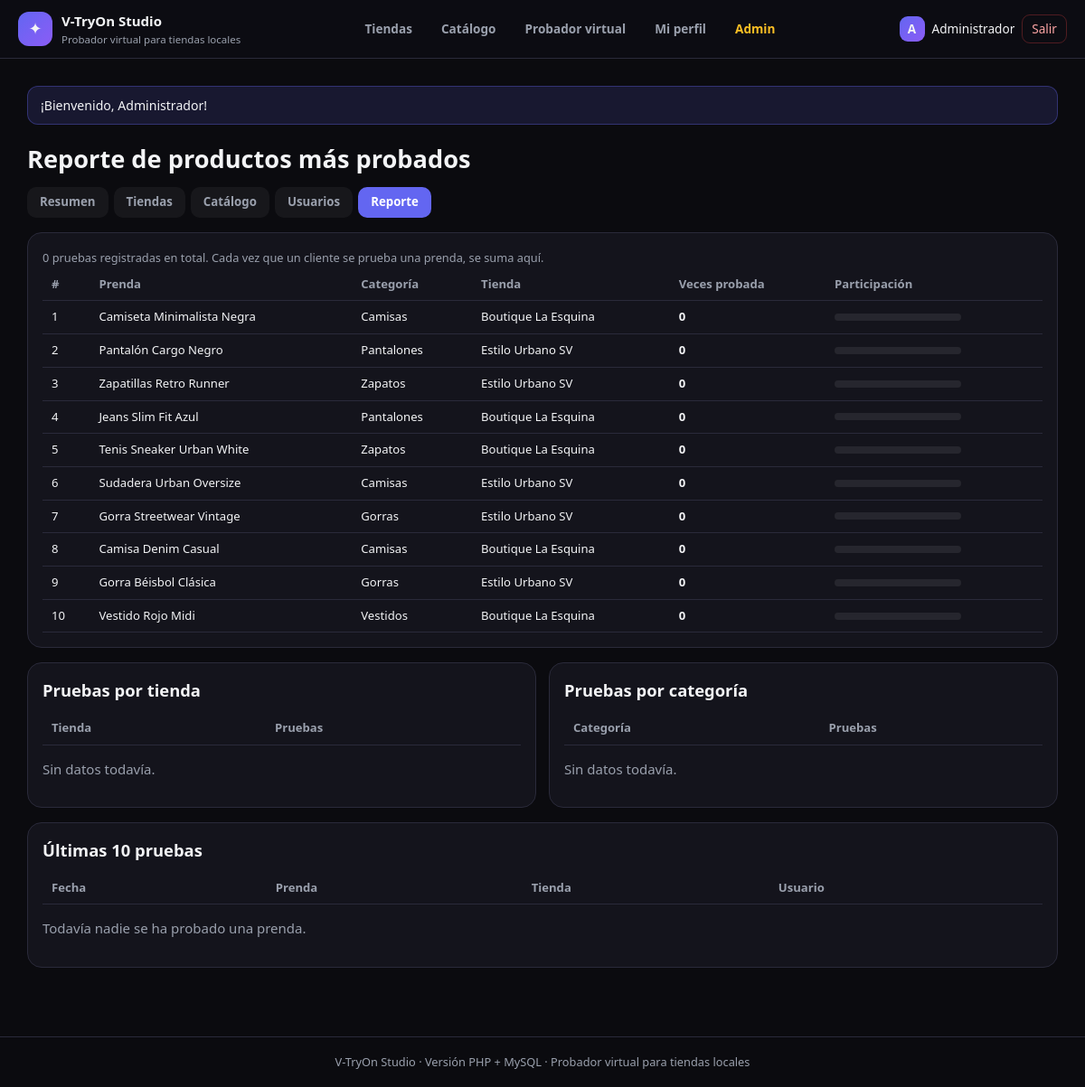
Screenshot of /php/admin/reporte.php (signed in) with the database file from the repository.
### tables this page shows
CREATE TABLE ajustes (
  id                   TINYINT UNSIGNED PRIMARY KEY DEFAULT 1,
  nombre_sitio         VARCHAR(80)  NOT NULL,
  eslogan              VARCHAR(160),
  permitir_registro    BOOLEAN NOT NULL DEFAULT TRUE,
  mostrar_precios      BOOLEAN NOT NULL DEFAULT TRUE,
  ajuste_auto_defecto  BOOLEAN NOT NULL DEFAULT TRUE,
  quitar_fondo_defecto BOOLEAN NOT NULL DEFAULT TRUE,
  fecha_actualizacion  DATETIME NOT NULL DEFAULT CURRENT_TIMESTAMP ON UPDATE CURRENT_TIMESTAMP,
  CONSTRAINT chk_ajustes_unica CHECK (id = 1)
);

CREATE TABLE prendas (
  id                  INT UNSIGNED AUTO_INCREMENT PRIMARY KEY,
  tienda_id           INT UNSIGNED NULL,
  nombre              VARCHAR(120) NOT NULL,
  categoria_id        TINYINT UNSIGNED NOT NULL,
  color               VARCHAR(40)  NOT NULL DEFAULT 'Varios',
  precio              DECIMAL(8,2) NOT NULL DEFAULT 0.00,
  tallas              VARCHAR(40)  NULL,
  existencias         INT UNSIGNED NOT NULL DEFAULT 0,
  imagen              VARCHAR(255) NOT NULL,         
  activa              BOOLEAN      NOT NULL DEFAULT TRUE,
  creado_por          INT UNSIGNED NULL,
  fecha_creacion      DATETIME NOT NULL DEFAULT CURRENT_TIMESTAMP,
  fecha_actualizacion DATETIME NOT NULL DEFAULT CURRENT_TIMESTAMP ON UPDATE CURRENT_TIMESTAMP,
  CONSTRAINT fk_prendas_tienda    FOREIGN KEY (tienda_id)    REFERENCES tiendas(id)   ON DELETE SET NULL,
  CONSTRAINT fk_prendas_categoria FOREIGN KEY (categoria_id) REFERENCES categorias(id),
  CONSTRAINT fk_prendas_creador   FOREIGN KEY (creado_por)   REFERENCES usuarios(id)  ON DELETE SET NULL,
  CONSTRAINT chk_prendas_precio   CHECK (precio >= 0)
);

### php/includes/config.php (called while the page is built, shortened)
<?php
function db(): PDO
{
    static $pdo = null;
    if ($pdo === null) {
        $dsn = 'mysql:host=' . DB_HOST . ';dbname=' . DB_NOMBRE . ';charset=utf8mb4';
        try {
            $pdo = new PDO($dsn, DB_USUARIO, DB_CLAVE, [
                PDO::ATTR_ERRMODE => PDO::ERRMODE_EXCEPTION,
                PDO::ATTR_DEFAULT_FETCH_MODE => PDO::FETCH_ASSOC,
                PDO::ATTR_EMULATE_PREPARES => false,
            ]);
        } catch (PDOException $e) {
            die('<p style="font-family:sans-serif;padding:20px">No se pudo conectar con MySQL. '
                . 'Revisa que XAMPP esté encendido y que hayas importado <b>database/vtryon_db.sql</b>.<br><br>'
                . 'Detalle: ' . htmlspecialchars($e->getMessage()) . '</p>');
        }
    }
    return $pdo;
}
function e(?string $texto): string
{
    return htmlspecialchars((string) $texto, ENT_QUOTES, 'UTF-8');
}
function usuarioActual(): ?array
{
    return $_SESSION['usuario'] ?? null;
}
function esAdmin(): bool
{
    $u = usuarioActual();
    return $u !== null && (int) $u['rol_id'] === 1;
}
function urlBase(): string
{
    $enAdmin = str_contains(str_replace('\\', '/', $_SERVER['SCRIPT_NAME'] ?? ''), '/admin/');
    return $enAdmin ? '../' : '';
}
function ajustes(): array
{
    static $cache = null;
    if ($cache === null) {
        $cache = db()->query('SELECT * FROM ajustes WHERE id = 1')->fetch() ?: [
            'nombre_sitio' => 'V-TryOn Studio',
            'eslogan' => 'Probador virtual para tiendas locales',
            'permitir_registro' => 1,
            'mostrar_precios' => 1,
            'ajuste_auto_defecto' => 1,
            'quitar_fondo_defecto' => 1,
        ];
    }
    return $cache;
}
function mensaje(string $texto = null): ?string
{
    $m = $_SESSION['mensaje'] ?? null;
    return $m;
}

### php/admin/reporte.php (the view, shortened to what this page needs)
<?php
require_once __DIR__ . '/../includes/config.php';
$mas = db()->query('SELECT * FROM vista_mas_probadas')->fetchAll();
$porTienda = db()->query('SELECT * FROM vista_pruebas_por_tienda')->fetchAll();
$porCategoria = db()->query(
    'SELECT c.nombre AS categoria, COUNT(p.id) AS veces
     FROM pruebas p JOIN categorias c ON c.id = p.categoria_id
     GROUP BY c.nombre ORDER BY veces DESC'
)->fetchAll();
$ultimas = db()->query(
    'SELECT pr.fecha, COALESCE(p.nombre, "Prenda eliminada") AS prenda,
            COALESCE(t.nombre, "Sin tienda") AS tienda, COALESCE(us.nombre, "Visitante") AS usuario
     FROM pruebas pr
     LEFT JOIN prendas p ON p.id = pr.prenda_id
     LEFT JOIN tiendas t ON t.id = pr.tienda_id
     LEFT JOIN usuarios us ON us.id = pr.usuario_id
     ORDER BY pr.fecha DESC LIMIT 10'
)->fetchAll();
$maximo = $mas ? max(1, (int) $mas[0]['veces_probada']) : 1;
$total = array_sum(array_map(fn($f) => (int) $f['veces_probada'], $mas));
require_once __DIR__ . '/../includes/header.php';
?>
<h1>Reporte de productos más probados</h1>
<nav class="sub-menu">
  <a href="index.php">Resumen</a>
  <a href="tiendas.php">Tiendas</a>
  <a href="prendas.php">Catálogo</a>
  <a href="usuarios.php">Usuarios</a>
  <a class="activo" href="reporte.php">Reporte</a>
</nav>
<section class="panel">
  <p class="mini"><?= (int) $total ?> pruebas registradas en total. Cada vez que un cliente se prueba una prenda, se suma aquí.</p>
  <table class="tabla">
    <tr><th>#</th><th>Prenda</th><th>Categoría</th><th>Tienda</th><th>Veces probada</th><th>Participación</th></tr>
    <?php foreach ($mas as $i => $m): ?>
      <tr>
        <td><?= $i + 1 ?></td>
        <td><?= e($m['nombre']) ?></td>
        <td><?= e($m['categoria']) ?></td>
        <td><?= e($m['tienda']) ?></td>
        <td><strong><?= (int) $m['veces_probada'] ?></strong></td>
        <td><div class="barra-dato"><span style="width: <?= (int) round(((int) $m['veces_probada'] / $maximo) * 100) ?>%"></span></div></td>
      </tr>
    <?php endforeach; ?>
  </table>
</section>
<div class="dos-columnas">
  <section class="panel">
    <h2>Pruebas por tienda</h2>
    <table class="tabla">
      <tr><th>Tienda</th><th>Pruebas</th></tr>
    </table>
    <?php if (!$porTienda): ?><p class="gris">Sin datos todavía.</p><?php endif; ?>
  </section>
  <section class="panel">
    <h2>Pruebas por categoría</h2>
    <table class="tabla">
      <tr><th>Categoría</th><th>Pruebas</th></tr>
    </table>
    <?php if (!$porCategoria): ?><p class="gris">Sin datos todavía.</p><?php endif; ?>
  </section>
</div>
<section class="panel">
  <h2>Últimas 10 pruebas</h2>
  <table class="tabla">
    <tr><th>Fecha</th><th>Prenda</th><th>Tienda</th><th>Usuario</th></tr>
  </table>
  <?php if (!$ultimas): ?><p class="gris">Todavía nadie se ha probado una prenda.</p><?php endif; ?>
</section>
<?php require_once __DIR__ . '/../includes/footer.php'; ?>

### php/includes/header.php (shortened to what this page needs)
<?php
require_once __DIR__ . '/config.php';
$cfg = ajustes();
$u = usuarioActual();
$base = urlBase();
?>
<!DOCTYPE html>
<html lang="es">
<head>
<link rel="stylesheet" href="<?= $base ?>assets/estilo.css">
</head>
<body>
<header class="barra">
  <a class="marca" href="<?= $base ?>index.php">
    <span class="logo">✦</span>
    <span>
      <strong><?= e($cfg['nombre_sitio']) ?></strong>
      <small><?= e($cfg['eslogan']) ?></small>
    </span>
  </a>
  <nav class="menu">
    <a href="<?= $base ?>index.php">Tiendas</a>
    <a href="<?= $base ?>catalogo.php">Catálogo</a>
    <a href="<?= $base ?>probador.php">Probador virtual</a>
    <?php if ($u): ?><a href="<?= $base ?>perfil.php">Mi perfil</a><?php endif; ?>
    <?php if (esAdmin()): ?><a class="destacado" href="<?= $base ?>admin/index.php">Admin</a><?php endif; ?>
  </nav>
  <div class="sesion">
    <?php if ($u): ?>
      <span class="avatar"><?= e(mb_strtoupper(mb_substr($u['nombre'], 0, 1))) ?></span>
      <span class="nombre"><?= e($u['nombre']) ?></span>
      <a class="btn-salir" href="<?= $base ?>logout.php">Salir</a>
    <?php else: ?>
      <a class="btn" href="<?= $base ?>login.php">Ingresar</a>
    <?php endif; ?>
  </div>
</header>
<main class="contenido">
<?php if ($m = mensaje()): ?><div class="aviso"><?= e($m) ?></div><?php endif; ?>

### php/includes/footer.php (shortened to what this page needs)
</main>
<footer class="pie">
  <?= e(ajustes()['nombre_sitio']) ?> · Versión PHP + MySQL · Probador virtual para tiendas locales
</footer>
</body>
</html>

### php/assets/estilo.css (style rules this page uses)
:root { --fondo: #0b0b0f; --panel: #14141c; --panel-2: #1c1c28; --borde: #2a2a3a; --texto: #f3f4f6; --gris: #9aa0ad; --indigo: #6366f1; --indigo-2: #8b5cf6; --verde: #10b981; --ambar: #f59e0b; --rojo: #ef4444; }
* { box-sizing: border-box; }
body { margin: 0; background: var(--fondo); color: var(--texto); font-family: "Segoe UI", system-ui, -apple-system, Arial, sans-serif; font-size: 15px; line-height: 1.5; }
a { color: #c7d2fe; text-decoration: none; }
h1 { font-size: 1.7rem; margin: 18px 0 6px; }
h2 { font-size: 1.15rem; margin: 0 0 10px; }
.gris { color: var(--gris); }
.mini { font-size: 0.8rem; color: var(--gris); margin: 2px 0; }
.barra { display: flex; flex-wrap: wrap; gap: 12px; align-items: center; justify-content: space-between; padding: 12px 20px; background: rgba(12,12,18,0.95); border-bottom: 1px solid var(--borde); position: sticky; top: 0; z-index: 20; }
.marca { display: flex; align-items: center; gap: 10px; color: var(--texto); }
.marca .logo { width: 38px; height: 38px; border-radius: 12px; display: grid; place-items: center; background: linear-gradient(135deg, var(--indigo), var(--indigo-2)); font-size: 18px; }
.marca small { display: block; font-size: 0.72rem; color: var(--gris); }
.menu { display: flex; gap: 4px; flex-wrap: wrap; }
.menu a { padding: 7px 14px; border-radius: 10px; font-size: 0.85rem; font-weight: 600; color: var(--gris); }
.menu a.destacado { color: #fbbf24; }
.sesion { display: flex; align-items: center; gap: 8px; font-size: 0.85rem; }
.avatar { width: 28px; height: 28px; border-radius: 9px; display: grid; place-items: center; font-weight: 700; background: linear-gradient(135deg, var(--indigo), var(--indigo-2)); }
.btn-salir { color: #fca5a5; border: 1px solid rgba(239,68,68,0.3); padding: 5px 10px; border-radius: 9px; }
.contenido { max-width: 1180px; margin: 0 auto; padding: 18px 20px 60px; }
.pie { border-top: 1px solid var(--borde); padding: 18px 20px; text-align: center; color: var(--gris); font-size: 0.8rem; }
.panel { background: var(--panel); border: 1px solid var(--borde); border-radius: 16px; padding: 16px; margin-bottom: 16px; }
.aviso { background: rgba(99,102,241,0.15); border: 1px solid rgba(99,102,241,0.35); padding: 10px 14px; border-radius: 12px; margin: 12px 0; font-size: 0.88rem; }
.tabla { width: 100%; border-collapse: collapse; font-size: 0.82rem; }
.tabla th, .tabla td { text-align: left; padding: 8px 10px; border-bottom: 1px solid var(--borde); vertical-align: middle; }
.tabla th { color: var(--gris); font-weight: 600; }
.barra-dato { background: rgba(255,255,255,0.08); border-radius: 999px; height: 8px; width: 140px; }
.sub-menu { display: flex; gap: 6px; flex-wrap: wrap; margin: 10px 0 16px; }
.sub-menu a { padding: 7px 14px; border-radius: 10px; background: rgba(255,255,255,0.05); font-size: 0.83rem; font-weight: 600; color: var(--gris); }
.sub-menu a.activo { background: var(--indigo); color: #fff; }
.dos-columnas { display: grid; grid-template-columns: 1fr 1fr; gap: 14px; }

### rows the page displays
ajustes: nombre_sitio "V-TryOn Studio", eslogan "Probador virtual para tiendas locales"
prendas: nombre "Camiseta Minimalista Negra", categoria "Camisas", tienda "Boutique La Esquina", veces_probada "0"
prendas: nombre "Pantalón Cargo Negro", categoria "Pantalones", tienda "Estilo Urbano SV", veces_probada "0"
prendas: nombre "Zapatillas Retro Runner", categoria "Zapatos", tienda "Estilo Urbano SV", veces_probada "0"
prendas: nombre "Jeans Slim Fit Azul", categoria "Pantalones", tienda "Boutique La Esquina", veces_probada "0"
prendas: nombre "Tenis Sneaker Urban White", categoria "Zapatos", tienda "Boutique La Esquina", veces_probada "0"
prendas: nombre "Sudadera Urban Oversize", categoria "Camisas", tienda "Estilo Urbano SV", veces_probada "0"
prendas: nombre "Gorra Streetwear Vintage", categoria "Gorras", tienda "Estilo Urbano SV", veces_probada "0"
prendas: nombre "Camisa Denim Casual", categoria "Camisas", tienda "Boutique La Esquina", veces_probada "0"
prendas: nombre "Gorra Béisbol Clásica", categoria "Gorras", tienda "Estilo Urbano SV", veces_probada "0"
prendas: nombre "Vestido Rojo Midi", categoria "Vestidos", tienda "Boutique La Esquina", veces_probada "0"

### other values shown
mb_strtoupper(mb_substr($u['nombre'], 0, 1)) "A"
$u['nombre'] "Administrador"
$m "¡Bienvenido, Administrador!"
$total "0"
